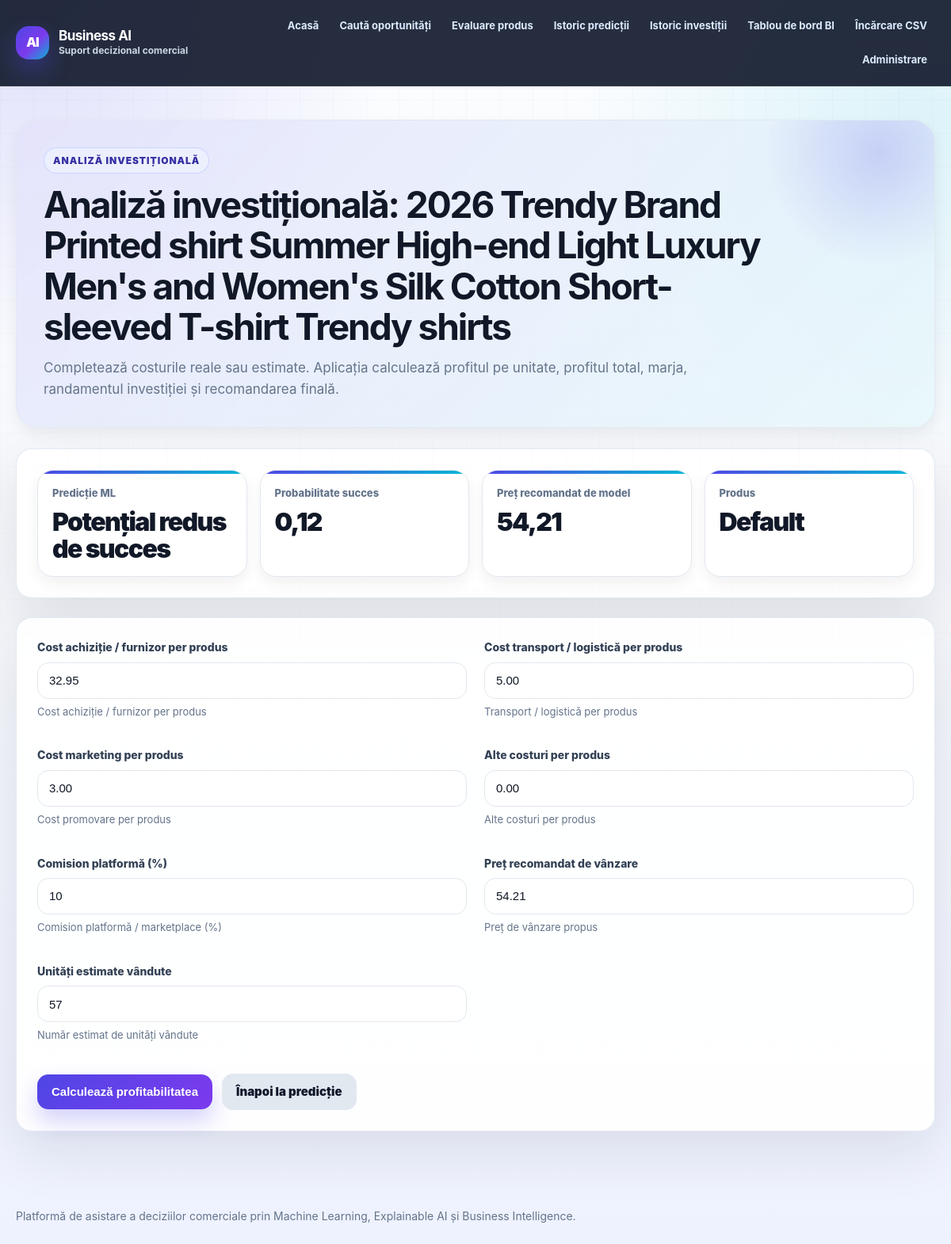
The page /investitii/produs/239/ on the database its author committed.
### products/models.py (models this page shows, shortened)
class Product(models.Model):
    name = models.CharField(max_length=200)
    category = models.CharField(max_length=120)
    brand = models.CharField(max_length=120, blank=True)
    current_price = models.DecimalField(max_digits=10, decimal_places=2)
    cost = models.DecimalField(max_digits=10, decimal_places=2, null=True, blank=True)
    discount_percent = models.FloatField(default=0)
    rating = models.FloatField(default=0)
    review_count = models.PositiveIntegerField(default=0)
    views = models.PositiveIntegerField(default=0)
    add_to_cart = models.PositiveIntegerField(default=0)
    sales_volume = models.PositiveIntegerField(default=0)
    stock_level = models.PositiveIntegerField(default=0)
    conversion_rate = models.FloatField(default=0)
    margin_percent = models.FloatField(default=0)
    season = models.CharField(max_length=40, blank=True)
    created_at = models.DateTimeField(auto_now_add=True)
    class Meta:
        ordering = ['-created_at']

### predictions/models.py (models this page shows, shortened)
class PredictionRun(models.Model):
    product = models.ForeignKey(Product, on_delete=models.CASCADE, related_name='prediction_runs')
    analysis_run = models.ForeignKey(
        'analytics.AnalysisRun',
        on_delete=models.SET_NULL,
        null=True,
        blank=True,
        related_name='prediction_runs',
        help_text='Verificarea / sesiunea de analiză din care face parte predicția.',
    )
    success_probability = models.FloatField()
    success_label = models.CharField(max_length=80)
    recommended_price = models.DecimalField(max_digits=10, decimal_places=2)
    model_name_classifier = models.CharField(max_length=120, default='baseline_classifier')
    model_name_regressor = models.CharField(max_length=120, default='baseline_regressor')
    explanation = models.JSONField(default=dict, blank=True)
    created_at = models.DateTimeField(auto_now_add=True)
    class Meta:
        ordering = ['-created_at']

### investment/views.py (the view)
# urls.py: path('produs/<int:product_id>/', views.create_analysis, name='investment_create'),
def create_analysis(request, product_id):
    product = get_object_or_404(Product, pk=product_id)
    run = product.prediction_runs.first()
    if request.method == 'POST':
        form = InvestmentAnalysisForm(request.POST)
        if form.is_valid():
            analysis = form.save(commit=False)
            analysis.product = product
            analysis.prediction_run = run
            analysis.analysis_run = _ensure_analysis_run_for_manual_investment(product, run)
            analysis = calculate_investment(analysis)
            analysis.save()
            analysis.analysis_run.refresh_counters()
            return redirect(reverse('investment_detail', kwargs={'pk': analysis.pk}))
    else:
        form = InvestmentAnalysisForm(initial=_initial_values(product, run))
    return render(request, 'investment/analysis_form.html', {
        'form': form,
        'product': product,
        'run': run,
        'analysis_run': run.analysis_run if run else None,
    })

### investment/views.py (called while the page is built)
def _initial_values(product: Product, run: PredictionRun | None) -> dict:
    recommended_price = run.recommended_price if run else product.current_price
    if product.cost:
        acquisition_cost = product.cost
    else:
        acquisition_cost = (Decimal(product.current_price) * Decimal('0.65')).quantize(Decimal('0.01'))
    return {
        'acquisition_cost': acquisition_cost,
        'shipping_cost': Decimal('5.00'),
        'marketing_cost': Decimal('3.00'),
        'other_costs': Decimal('0.00'),
        'platform_commission_percent': 10,
        'recommended_selling_price': recommended_price,
        'estimated_units': max(product.sales_volume or 1, 1),
    }

### templates/investment/analysis_form.html (shortened to what this page needs)
{% extends 'base.html' %}
{% block content %}
<div class="page-header">
  <div class="page-eyebrow">Analiză investițională</div>
  <h1>Analiză investițională: {{ product.name }}</h1>
  <p class="page-subtitle">
    Completează costurile reale sau estimate. Aplicația calculează profitul pe unitate,
    profitul total, marja, randamentul investiției și recomandarea finală.
  </p>
</div>
{% if run %}
<div class="card">
  <div class="kpi-grid">
    <div class="kpi-card"><div class="kpi-label">Predicție ML</div><div class="kpi-value">{{ run.success_label }}</div></div>
    <div class="kpi-card"><div class="kpi-label">Probabilitate succes</div><div class="kpi-value">{{ run.success_probability|floatformat:2 }}</div></div>
    <div class="kpi-card"><div class="kpi-label">Preț recomandat de model</div><div class="kpi-value">{{ run.recommended_price }}</div></div>
    <div class="kpi-card"><div class="kpi-label">Produs</div><div class="kpi-value">{{ product.category }}</div></div>
  </div>
</div>
{% endif %}
<div class="card">
  <form method="post">
    <div class="form-grid">
      {% for field in form %}
        <div class="form-row">
          <label for="{{ field.id_for_label }}">{{ field.label }}</label>
          {{ field }}
          {% if field.help_text %}<span class="helptext">{{ field.help_text }}</span>{% endif %}
        </div>
      {% endfor %}
    </div>
    <div class="actions">
      <button type="submit">Calculează profitabilitatea</button>
      <a class="btn btn-secondary" href="/predictii/produs/{{ product.id }}/">Înapoi la predicție</a>
    </div>
  </form>
</div>
{% endblock %}

### rows shown on the page
Product: name "2026 Trendy Brand Printed shirt Summer High-end Light Luxury Men's and Women's Silk Cotton Short-sleeved T-shirt Trendy shirts", category "Default"
PredictionRun: success_label "Potențial redus de succes", success_probability "0,12", recommended_price "54,21"

### other values the page prints
{{ field.label }} "Cost achiziție / furnizor per produs" "Cost transport / logistică per produs" "Cost marketing per produs" "Alte costuri per produs" "Comision platformă (%)" "Preț recomandat de vânzare" "Unități estimate vândute"
{{ field.help_text }} "Cost achiziție / furnizor per produs" "Transport / logistică per produs" "Cost promovare per produs" "Alte costuri per produs" "Comision platformă / marketplace (%)" "Preț de vânzare propus" "Număr estimat de unități vândute"
